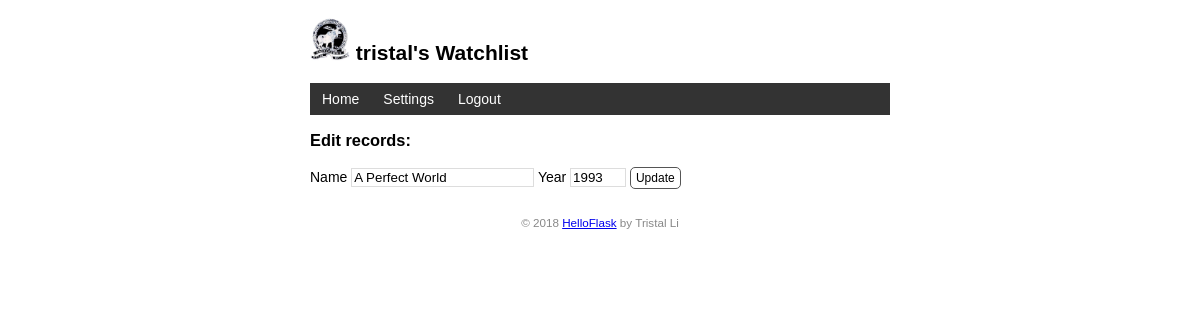
Screenshot of /movie/edit/3 (signed in) with the database file from the repository.
### watchlist/models.py (models this page shows, shortened)
class User(db.Model, UserMixin):
    __tablename__ = 'users'
    id = db.Column(db.Integer, primary_key = True)
    name = db.Column(db.String(20))
    username = db.Column(db.String(20), unique=True)
    password_hash = db.Column(db.String(128), nullable=False)

class Movie(db.Model):
    id = db.Column(db.Integer, primary_key = True)
    title = db.Column(db.String(60))
    year = db.Column(db.String(4))
    username = db.Column(db.String(20))

### watchlist/views.py (the view, shortened to what this page needs)
@app.route("/movie/edit/<int:movie_id>", methods = ["GET", "POST"])
@login_required
def edit(movie_id):
    movie = Movie.query.get_or_404(movie_id)
    return render_template('edit.html', movie = movie)

### watchlist/__init__.py (called while the page is built)
@login_manager.user_loader
def load_user(user_id):
    from watchlist.models import User
    user = User.query.get(int(user_id))
    return user

@app.context_processor
def inject_user():
    from watchlist.models import User, Movie
    users = User.query.all()
    movies = Movie.query.all()
    return dict(users = users, movies = movies)

### watchlist/templates/edit.html
{% extends 'base.html' %}
{% block content %}
<h3>Edit records:</h3>
<form method="post">
    Name <input type="text" name="title" autocomplete="off" required value="{{ movie.title }}">
    Year <input type="text" name="year" autocomplete="off" required value="{{ movie.year }}">
    <input class="btn" type="submit" name="submit" value="Update">
</form>
{% endblock %}

### watchlist/templates/base.html (shortened to what this page needs)
<!DOCTYPE html>
<html lang="en">
<head>
    {% block head %}
    <link rel="stylesheet" href="{{ url_for('static', filename='style.css') }}" type="text/css">
    {% endblock %}
</head>
<body>
    <h2>
        <img alt="Avatar" class="avatar" src="{{ url_for('static', filename='images/avatar.png') }}">
        {% if current_user.is_authenticated %}
            {{ current_user.name }}'s Watchlist
        {% else %}
            Watchlist - Please Login
        {% endif %}
    </h2>
    <nav>
        <ul>
            <li><a href="{{ url_for('index') }}">Home</a></li>
            {% if current_user.is_authenticated %}
                <li><a href="{{ url_for('settings') }}">Settings</a></li>
                <li><a href="{{ url_for('logout') }}">Logout</a></li>
            {% else %}
                <li><a href="{{ url_for('login') }}">Login</a></li>
                <li><a href="{{ url_for('register') }}">Register</a></li>
            {% endif %}
        </ul>
    </nav>
    {% block content %}{% endblock %}
    <footer>
        <small>&copy; 2018 <a href="http://helloflask.com/tutorial">HelloFlask</a> by Tristal Li</small>
    </footer>
</body>
</html>

### watchlist/static/style.css (style rules this page uses)
body { margin: auto; max-width: 580px; font-size: 14px; font-family: Helvetica, Arial, sans-serif; }
footer { color: #888; margin-top: 15px; text-align: center; padding: 10px; }
.avatar { width: 40px; }
nav ul { list-style-type: none; margin: 0; padding: 0; overflow: hidden; background-color: #333; }
nav li { float: left; }
nav li a { display: block; color: white; text-align: center; padding: 8px 12px; text-decoration: none; }
input[type=submit] { font-family: inherit; }
input[type=text] { border: 1px solid #ddd; }
input[name=year] { width: 50px; }
.btn { font-size: 12px; padding: 3px 5px; text-decoration: none; cursor: pointer; background-color: white; color: black; border: 1px solid #555555; border-radius: 5px; }

### rows the page displays
User: name "tristal"
Movie: title "A Perfect World", year "1993"
